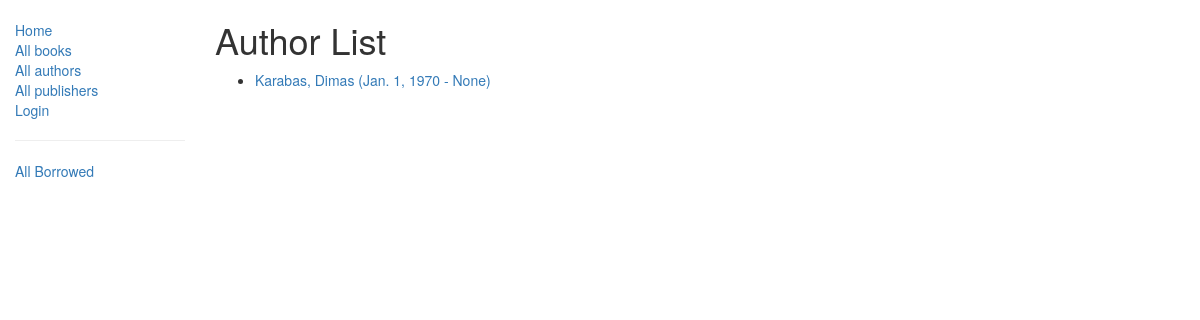
Screenshot of /catalog/authors/ with the database file from the repository.
### catalog/models.py (models this page shows, shortened)
class Author(models.Model):
    first_name = models.CharField(max_length=100)
    last_name = models.CharField(max_length=100)
    date_of_birth = models.DateField(null=True, blank=True)
    date_of_death = models.DateField('Died', null=True, blank=True)
    def get_absolute_url(self):
        return reverse('author-detail', args=[str(self.id)])

### catalog/views.py (the view)
class AuthorListView(generic.ListView):
    model = Author
    paginate_by = 10

### catalog/templates/catalog/author_list.html
{% extends "base_generic.html" %}
{% block content %}
    <h1>Author List</h1>
    {% if author_list %}
    <ul>
      {% for author in author_list %}
      <li>
        <a href="{{ author.get_absolute_url }}">{{ author.last_name }}, {{ author.first_name }} ({{ author.date_of_birth }} - {{ author.date_of_death }})</a>
      </li>
      {% endfor %}
    </ul>
    {% else %}
      <p>There are no authors in the library.</p>
    {% endif %}
{% endblock %}

### rows the page displays
Author: last_name "Karabas", first_name "Dimas", date_of_birth "Jan. 1, 1970", date_of_death "None"
